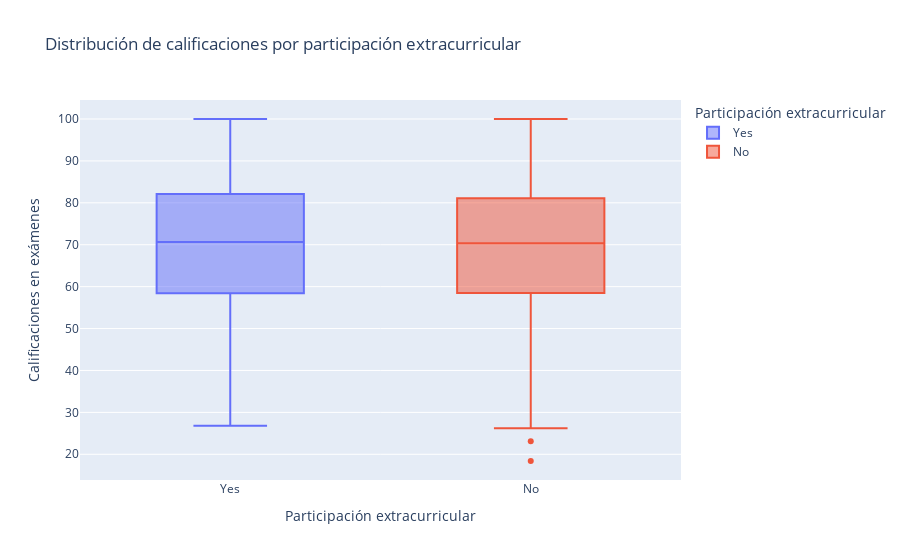

Notebook code cell kept with this figure:
### Markdown cell above
#### <b> Conclusiones: </b> de nuevo vemos un efecto mínimo de la dieta en las calificaciones. La tendencia de la gráfica es exactamente la misma en alumnos con una dieta pobre, normal o sana. Aún así sí podemos observat que la mayoría de alumnos tienen una dieta pobre, poco healthy.

### Code cell
# Compara calificaciones por participación extracurricular
fig = px.box(
    df,
    x='extracurricular_participation',
    y='exam_score',
    color='extracurricular_participation',
    title='Distribución de calificaciones por participación extracurricular',
    labels={'extracurricular_participation': 'Participación extracurricular', 'exam_score': 'Calificaciones en exámenes'}
)

fig.show()

### Figure 1 — Plotly figure (JSON) as saved in the notebook; plotly's stock layout.template omitted (floating-point values rounded to 4 significant figures; data arrays with more than 128 entries replaced by an {"elided": "..."} marker saying what was removed)
{"data": [{"alignmentgroup": "True", "hovertemplate": "Participación extracurricular=%{x}<br>Calificaciones en exámenes=%{y}<extra></extra>", "legendgroup": "Yes", "marker": {"color": "#636efa"}, "name": "Yes", "notched": false, "offsetgroup": "Yes", "orientation": "v", "showlegend": true, "type": "box", "x": {"elided": "318 str values"}, "x0": " ", "xaxis": "x", "y": {"elided": "318 float values"}, "y0": " ", "yaxis": "y"}, {"alignmentgroup": "True", "hovertemplate": "Participación extracurricular=%{x}<br>Calificaciones en exámenes=%{y}<extra></extra>", "legendgroup": "No", "marker": {"color": "#EF553B"}, "name": "No", "notched": false, "offsetgroup": "No", "orientation": "v", "showlegend": true, "type": "box", "x": {"elided": "682 str values"}, "x0": " ", "xaxis": "x", "y": {"elided": "682 float values"}, "y0": " ", "yaxis": "y"}], "layout": {"boxmode": "overlay", "legend": {"title": {"text": "Participación extracurricular"}, "tracegroupgap": 0}, "title": {"text": "Distribución de calificaciones por participación extracurricular"}, "xaxis": {"anchor": "y", "categoryarray": ["Yes", "No"], "categoryorder": "array", "domain": [0, 1], "title": {"text": "Participación extracurricular"}}, "yaxis": {"anchor": "x", "domain": [0, 1], "title": {"text": "Calificaciones en exámenes"}}}}
